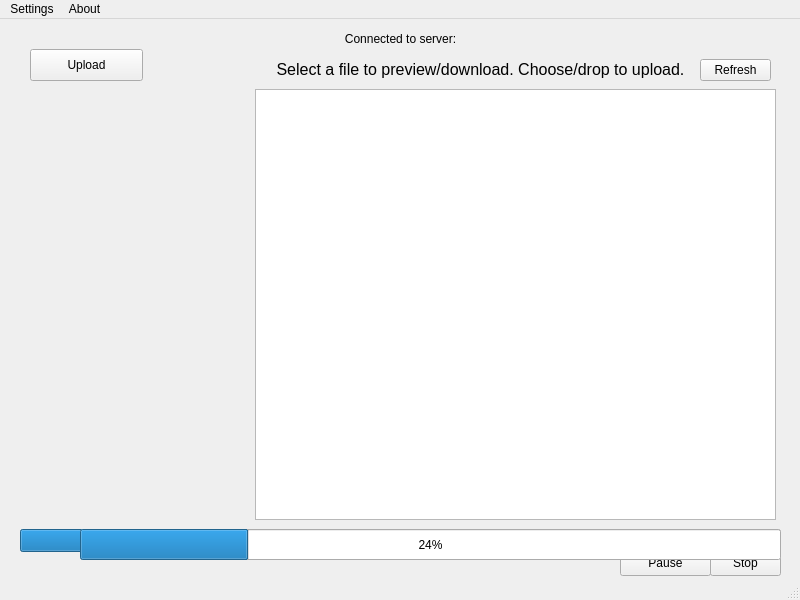
<?xml version="1.0" encoding="UTF-8"?>
<ui version="4.0">
 <class>ConnectedWindow</class>
 <widget class="QMainWindow" name="ConnectedWindow">
  <property name="geometry">
   <rect>
    <x>0</x>
    <y>0</y>
    <width>800</width>
    <height>600</height>
   </rect>
  </property>
  <property name="windowTitle">
   <string>MainWindow</string>
  </property>
  <widget class="QWidget" name="centralwidget">
   <widget class="QListView" name="listView">
    <property name="geometry">
     <rect>
      <x>255</x>
      <y>70</y>
      <width>521</width>
      <height>431</height>
     </rect>
    </property>
    <property name="acceptDrops">
     <bool>true</bool>
    </property>
    <property name="editTriggers">
     <set>QAbstractItemView::DoubleClicked|QAbstractItemView::EditKeyPressed|QAbstractItemView::SelectedClicked</set>
    </property>
   </widget>
   <widget class="QLabel" name="label">
    <property name="geometry">
     <rect>
      <x>10</x>
      <y>10</y>
      <width>781</width>
      <height>20</height>
     </rect>
    </property>
    <property name="text">
     <string>Connected to server:</string>
    </property>
    <property name="alignment">
     <set>Qt::AlignCenter</set>
    </property>
   </widget>
   <widget class="QLabel" name="label_2">
    <property name="geometry">
     <rect>
      <x>260</x>
      <y>40</y>
      <width>441</width>
      <height>20</height>
     </rect>
    </property>
    <property name="font">
     <font>
      <pointsize>12</pointsize>
     </font>
    </property>
    <property name="text">
     <string>Select a file to preview/download. Choose/drop to upload.</string>
    </property>
    <property name="alignment">
     <set>Qt::AlignCenter</set>
    </property>
   </widget>
   <widget class="QPushButton" name="pushButton">
    <property name="geometry">
     <rect>
      <x>700</x>
      <y>40</y>
      <width>71</width>
      <height>22</height>
     </rect>
    </property>
    <property name="font">
     <font>
      <weight>50</weight>
      <bold>false</bold>
     </font>
    </property>
    <property name="text">
     <string>Refresh</string>
    </property>
   </widget>
   <widget class="QProgressBar" name="progressBar">
    <property name="geometry">
     <rect>
      <x>20</x>
      <y>510</y>
      <width>761</width>
      <height>23</height>
     </rect>
    </property>
    <property name="value">
     <number>24</number>
    </property>
   </widget>
   <widget class="QPushButton" name="pauseButton">
    <property name="geometry">
     <rect>
      <x>620</x>
      <y>530</y>
      <width>91</width>
      <height>27</height>
     </rect>
    </property>
    <property name="text">
     <string>Pause</string>
    </property>
   </widget>
   <widget class="QPushButton" name="stopButton">
    <property name="geometry">
     <rect>
      <x>710</x>
      <y>530</y>
      <width>71</width>
      <height>27</height>
     </rect>
    </property>
    <property name="text">
     <string>Stop</string>
    </property>
   </widget>
   <widget class="QLabel" name="label_3">
    <property name="geometry">
     <rect>
      <x>90</x>
      <y>530</y>
      <width>521</width>
      <height>20</height>
     </rect>
    </property>
    <property name="font">
     <font>
      <weight>75</weight>
      <bold>true</bold>
     </font>
    </property>
    <property name="text">
     <string/>
    </property>
    <property name="alignment">
     <set>Qt::AlignCenter</set>
    </property>
   </widget>
   <widget class="QPushButton" name="uploadButton">
    <property name="geometry">
     <rect>
      <x>30</x>
      <y>30</y>
      <width>113</width>
      <height>32</height>
     </rect>
    </property>
    <property name="text">
     <string>Upload</string>
    </property>
   </widget>
   <widget class="QProgressBar" name="playedProgress">
    <property name="geometry">
     <rect>
      <x>80</x>
      <y>510</y>
      <width>701</width>
      <height>31</height>
     </rect>
    </property>
    <property name="value">
     <number>24</number>
    </property>
    <property name="alignment">
     <set>Qt::AlignCenter</set>
    </property>
   </widget>
   <widget class="QLabel" name="duration">
    <property name="geometry">
     <rect>
      <x>20</x>
      <y>510</y>
      <width>51</width>
      <height>31</height>
     </rect>
    </property>
    <property name="text">
     <string/>
    </property>
    <property name="alignment">
     <set>Qt::AlignRight|Qt::AlignTrailing|Qt::AlignVCenter</set>
    </property>
   </widget>
   <widget class="QLabel" name="imageLabel">
    <property name="geometry">
     <rect>
      <x>19</x>
      <y>130</y>
      <width>221</width>
      <height>361</height>
     </rect>
    </property>
    <property name="text">
     <string/>
    </property>
   </widget>
  </widget>
  <widget class="QMenuBar" name="menubar">
   <property name="geometry">
    <rect>
     <x>0</x>
     <y>0</y>
     <width>800</width>
     <height>22</height>
    </rect>
   </property>
   <widget class="QMenu" name="menuSettings">
    <property name="title">
     <string>Settings</string>
    </property>
    <addaction name="actionDisconnect"/>
    <addaction name="actionExit"/>
   </widget>
   <widget class="QMenu" name="menuAbout">
    <property name="title">
     <string>About</string>
    </property>
    <addaction name="actionAbout_us"/>
   </widget>
   <addaction name="menuSettings"/>
   <addaction name="menuAbout"/>
  </widget>
  <widget class="QStatusBar" name="statusbar"/>
  <action name="actionDisconnect">
   <property name="text">
    <string>Disconnect</string>
   </property>
  </action>
  <action name="actionExit">
   <property name="text">
    <string>Exit </string>
   </property>
  </action>
  <action name="actionAbout_us">
   <property name="text">
    <string>About us...</string>
   </property>
  </action>
 </widget>
 <resources/>
 <connections/>
</ui>
